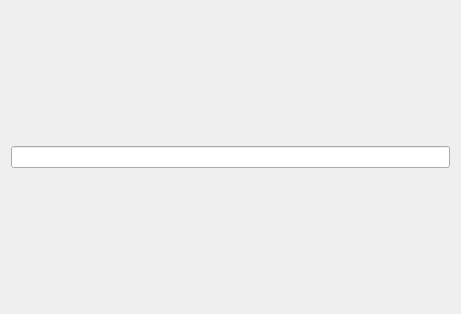
<?xml version="1.0" encoding="UTF-8"?>
<ui version="4.0">
 <class>FileBrowserGui</class>
 <widget class="QWidget" name="FileBrowserGui">
  <property name="geometry">
   <rect>
    <x>0</x>
    <y>0</y>
    <width>461</width>
    <height>314</height>
   </rect>
  </property>
  <property name="windowTitle">
   <string>Form</string>
  </property>
  <layout class="QVBoxLayout" name="verticalLayout">
   <item>
    <widget class="QLineEdit" name="currDirLineEdit">
     <property name="text">
      <string notr="true"/>
     </property>
     <property name="readOnly">
      <bool>true</bool>
     </property>
    </widget>
   </item>
   <item>
    <layout class="QVBoxLayout" name="tableViewContainer"/>
   </item>
  </layout>
 </widget>
 <resources/>
 <connections/>
</ui>
